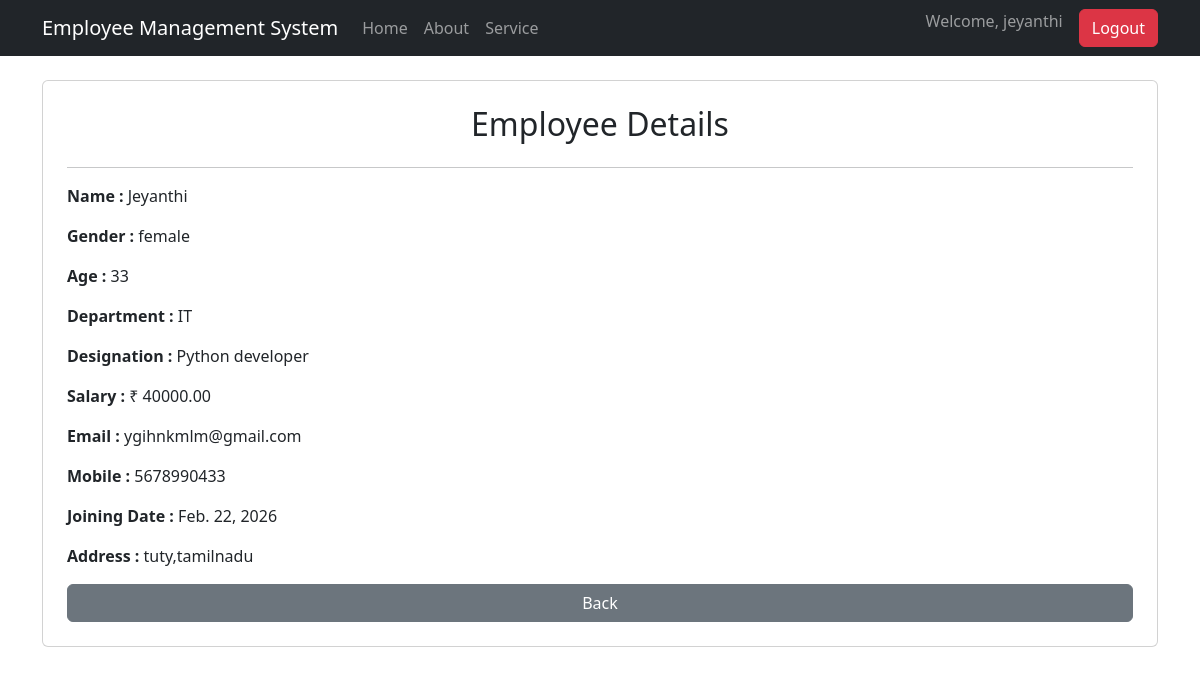
Page /employee/1/ (signed in) on the committed database.
### employee_app/models.py (models this page shows, shortened)
class Employee(models.Model):
    name = models.CharField(max_length=100)
    gender = models.CharField(max_length=10)
    age = models.IntegerField()
    department = models.CharField(max_length=100)
    designation = models.CharField(max_length=100)
    salary = models.DecimalField(max_digits=10, decimal_places=2)
    email = models.EmailField()
    mobile = models.CharField(max_length=10)
    joining_date = models.DateField()
    address = models.TextField()

### employee_app/views.py (the view)
# urls.py: path("employee/<int:id>/", views.singleemployee, name="singleemployee"),
@login_required
def singleemployee(request, id):
    employee = get_object_or_404(Employee, id=id)
    return render(request, "single_employee.html", {"employee": employee})

### templates/single_employee.html
{% extends 'base.html' %}
{% block content %}
<div class="card p-4 mt-4">
    <h2 class="text-center">Employee Details</h2>
    <hr>
    <p><strong>Name :</strong> {{ employee.name }}</p>
    <p><strong>Gender :</strong> {{ employee.gender }}</p>
    <p><strong>Age :</strong> {{ employee.age }}</p>
    <p><strong>Department :</strong> {{ employee.department }}</p>
    <p><strong>Designation :</strong> {{ employee.designation }}</p>
    <p><strong>Salary :</strong> ₹ {{ employee.salary }}</p>
    <p><strong>Email :</strong> {{ employee.email }}</p>
    <p><strong>Mobile :</strong> {{ employee.mobile }}</p>
    <p><strong>Joining Date :</strong> {{ employee.joining_date }}</p>
    <p><strong>Address :</strong> {{ employee.address }}</p>
    <a href="{% url 'employee_list' %}" class="btn btn-secondary">
        Back
    </a>
</div>
{% endblock %}

### templates/base.html (shortened to what this page needs)
<!DOCTYPE html>
<html>
<head>
    <link href="https://cdn.jsdelivr.net/npm/bootstrap@5.3.8/dist/css/bootstrap.min.css" rel="stylesheet">
</head>
<body>
    <nav class="navbar navbar-expand-lg navbar-dark bg-dark">
        <div class="container">
            <a class="navbar-brand" href="{% url 'home' %}">
                Employee Management System
            </a>
            <div class="collapse navbar-collapse" id="navbarNav">
                <ul class="navbar-nav">
                    <li class="nav-item">
                        <a class="nav-link" href="{% url 'home' %}">Home</a>
                    </li>
                    <li class="nav-item">
                        <a class="nav-link" href="{% url 'about' %}">About</a>
                    </li>
                    <li class="nav-item">
                        <a class="nav-link" href="{% url 'service' %}">Service</a>
                    </li>
                </ul>
               <ul class="navbar-nav ms-auto">
    {% if user.is_authenticated %}
        <li class="nav-item">
            <span class="navbar-text me-3">
                Welcome, {{ user.username }}
            </span>
        </li>
        <li class="nav-item">
            <form method="post" action="{% url 'logout' %}">
                <button type="submit" class="btn btn-danger">
                    Logout
                </button>
            </form>
        </li>
    {% else %}
        <li class="nav-item">
            <a class="btn btn-primary" href="{% url 'login' %}">
                Login
            </a>
        </li>
    {% endif %}
</ul>
            </div>
        </div>
    </nav>
    <div class="container mt-4">
        {% block content %}
        {% endblock %}
    </div>
</body>
</html>

### rows in the picture
Employee: name "Jeyanthi", gender "female", age "33", department "IT", designation "Python developer", salary "40000.00", email "ygihnkmlm@gmail.com", mobile "5678990433", joining_date "Feb. 22, 2026", address "tuty,tamilnadu"

### other values in the picture
{{ user.username }} "jeyanthi"
